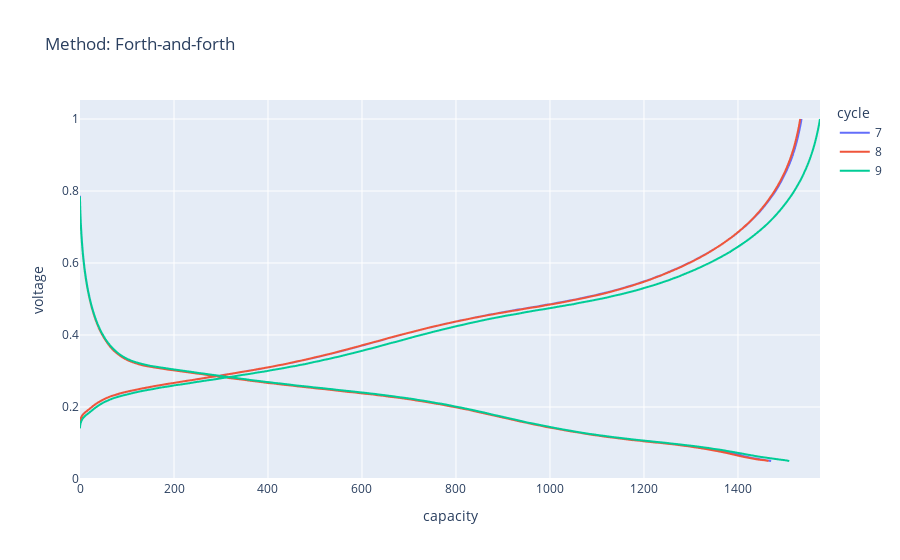

This figure's notebook cell:
### Markdown cell above
### Different methods for extracting capacities
Another useful option when extracting the capacities it the 'method' argument that allows for the following keywords:
- **back-and-forth**: standard back and forth; discharge (or charge) reversed from where charge (or discharge) ends.
- **forth**: discharge (or charge) continues along x-axis
- **forth-and-forth**: discharge (or charge) also starts at 0 (or shift if not shift=0.0).

### Code cell
cap2 = c.get_cap(cycle=[7, 8, 9], label_cycle_number=True, categorical_column=True,method='forth-and-forth')
px.line(cap2, x="capacity", y="voltage", color="cycle",title='Method: Forth-and-forth')

### Figure 1 — Plotly figure (JSON) as saved in the notebook; plotly's stock layout.template omitted (floating-point values rounded to 4 significant figures; data arrays with more than 128 entries replaced by an {"elided": "..."} marker saying what was removed)
{"data": [{"hovertemplate": "cycle=7<br>capacity=%{x}<br>voltage=%{y}<extra></extra>", "legendgroup": "7", "line": {"color": "#636efa", "dash": "solid"}, "marker": {"symbol": "circle"}, "mode": "lines", "name": "7", "showlegend": true, "type": "scattergl", "x": {"elided": "439 float values"}, "xaxis": "x", "y": {"elided": "439 float values"}, "yaxis": "y"}, {"hovertemplate": "cycle=8<br>capacity=%{x}<br>voltage=%{y}<extra></extra>", "legendgroup": "8", "line": {"color": "#EF553B", "dash": "solid"}, "marker": {"symbol": "circle"}, "mode": "lines", "name": "8", "showlegend": true, "type": "scattergl", "x": {"elided": "439 float values"}, "xaxis": "x", "y": {"elided": "439 float values"}, "yaxis": "y"}, {"hovertemplate": "cycle=9<br>capacity=%{x}<br>voltage=%{y}<extra></extra>", "legendgroup": "9", "line": {"color": "#00cc96", "dash": "solid"}, "marker": {"symbol": "circle"}, "mode": "lines", "name": "9", "showlegend": true, "type": "scattergl", "x": {"elided": "447 float values"}, "xaxis": "x", "y": {"elided": "447 float values"}, "yaxis": "y"}], "layout": {"legend": {"title": {"text": "cycle"}, "tracegroupgap": 0}, "title": {"text": "Method: Forth-and-forth"}, "xaxis": {"anchor": "y", "domain": [0, 1], "title": {"text": "capacity"}}, "yaxis": {"anchor": "x", "domain": [0, 1], "title": {"text": "voltage"}}}}
